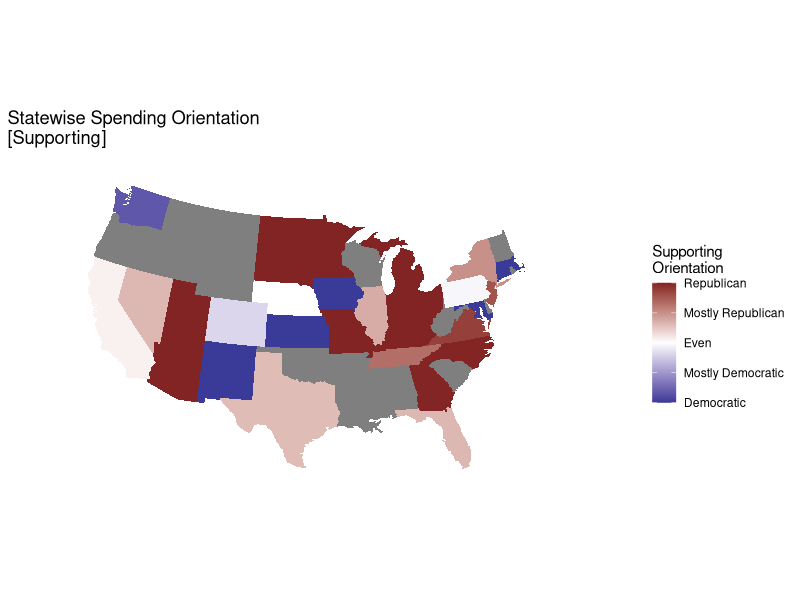
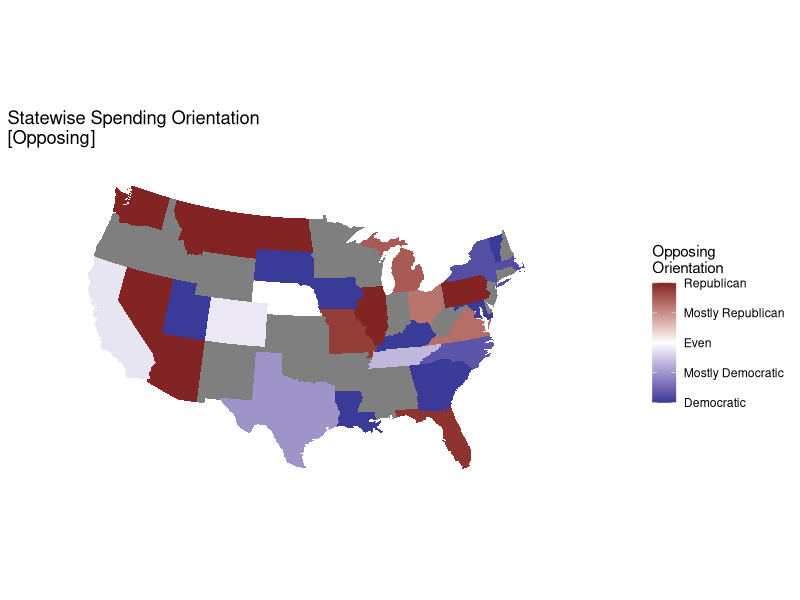

The R script that drew these images, in order:
#!/usr/bin/Rscript

require(ggplot2)
require(plyr)
require(maps)
require(grid)
require(mapproj)
require(scales)

pac <- read.csv("./committee_summary.csv", header=TRUE)
p <- pac
names(p)[12] <- "receipts"

superpac.spend <- ddply(p, "state", summarize, sd = sum(IEs.support.dems, na.rm=TRUE), 
            sr=sum(IEs.support.reps, na.rm=T),
            od = sum(IEs.oppose.dems, na.rm=T),
            or = sum(IEs.oppose.reps, na.rm=T))

states_map <- map_data("state")

superpac.spend$statelc <- tolower(state.name[match(superpac.spend$state, state.abb)])

superpac.spend$statelc[9] <- "district of columbia"

superpac.spend$support <- (superpac.spend$sr-superpac.spend$sd)/(superpac.spend$sd+superpac.spend$sr)
superpac.spend$oppose <- (superpac.spend$od-superpac.spend$or)/(superpac.spend$od+superpac.spend$or)

clean_theme <- theme(axis.title = element_blank(), axis.text=element_blank(), panel.background=element_blank(), panel.grid=element_blank(), axis.ticks.length = unit(0, "cm"), complete=TRUE)

ggplot(superpac.spend, aes(map_id = statelc, fill=support)) + 
  geom_map(map=states_map) + 
  expand_limits(x=states_map$long, y=states_map$lat) + 
  coord_map("polyconic") + 
  scale_fill_gradient2(high=muted("red"), 
                       low=muted("blue"), 
                       mid="white",
                       labels=c("Democratic","Mostly Democratic", "Even", "Mostly Republican", "Republican")) + 
  labs(fill="Supporting\nOrientation") + 
  ggtitle("Statewise Spending Orientation\n[Supporting]") +
  clean_theme

ggplot(superpac.spend, aes(map_id = statelc, fill=oppose)) + 
  geom_map(map=states_map) + 
  expand_limits(x=states_map$long, y=states_map$lat) + 
  coord_map("polyconic") + 
  scale_fill_gradient2(high=muted("red"), 
                       low=muted("blue"), 
                       mid="white",
                       labels=c("Democratic","Mostly Democratic", "Even", "Mostly Republican", "Republican")) + 
  labs(fill="Opposing\nOrientation") + 
  ggtitle("Statewise Spending Orientation\n[Opposing]") +
  clean_theme
